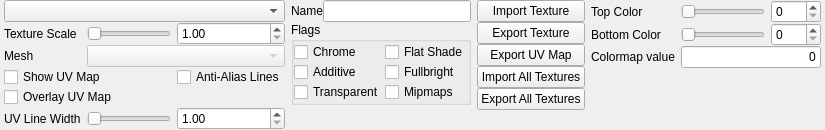
<?xml version="1.0" encoding="UTF-8"?>
<ui version="4.0">
 <class>studiomodel::TexturesPanel</class>
 <widget class="QWidget" name="studiomodel::TexturesPanel">
  <property name="geometry">
   <rect>
    <x>0</x>
    <y>0</y>
    <width>679</width>
    <height>120</height>
   </rect>
  </property>
  <property name="windowTitle">
   <string>Form</string>
  </property>
  <layout class="QHBoxLayout" name="horizontalLayout_2">
   <property name="sizeConstraint">
    <enum>QLayout::SetFixedSize</enum>
   </property>
   <property name="leftMargin">
    <number>4</number>
   </property>
   <property name="topMargin">
    <number>0</number>
   </property>
   <property name="rightMargin">
    <number>4</number>
   </property>
   <property name="bottomMargin">
    <number>0</number>
   </property>
   <item>
    <layout class="QGridLayout" name="gridLayout_4">
     <property name="rightMargin">
      <number>0</number>
     </property>
     <property name="verticalSpacing">
      <number>0</number>
     </property>
     <item row="3" column="0">
      <widget class="QLabel" name="label_7">
       <property name="text">
        <string>Mesh</string>
       </property>
      </widget>
     </item>
     <item row="1" column="0">
      <widget class="QLabel" name="label">
       <property name="text">
        <string>Texture Scale</string>
       </property>
      </widget>
     </item>
     <item row="3" column="1" colspan="2">
      <widget class="QComboBox" name="Meshes">
       <property name="enabled">
        <bool>false</bool>
       </property>
       <property name="sizePolicy">
        <sizepolicy hsizetype="Preferred" vsizetype="Fixed">
         <horstretch>0</horstretch>
         <verstretch>0</verstretch>
        </sizepolicy>
       </property>
       <property name="minimumSize">
        <size>
         <width>100</width>
         <height>0</height>
        </size>
       </property>
       <property name="maximumSize">
        <size>
         <width>16777215</width>
         <height>16777215</height>
        </size>
       </property>
      </widget>
     </item>
     <item row="8" column="0" colspan="3">
      <spacer name="verticalSpacer">
       <property name="orientation">
        <enum>Qt::Vertical</enum>
       </property>
       <property name="sizeHint" stdset="0">
        <size>
         <width>20</width>
         <height>0</height>
        </size>
       </property>
      </spacer>
     </item>
     <item row="0" column="0" colspan="3">
      <widget class="QComboBox" name="Textures">
       <property name="sizePolicy">
        <sizepolicy hsizetype="Preferred" vsizetype="Fixed">
         <horstretch>0</horstretch>
         <verstretch>0</verstretch>
        </sizepolicy>
       </property>
       <property name="minimumSize">
        <size>
         <width>100</width>
         <height>0</height>
        </size>
       </property>
       <property name="maximumSize">
        <size>
         <width>16777215</width>
         <height>16777215</height>
        </size>
       </property>
      </widget>
     </item>
     <item row="1" column="1">
      <widget class="QSlider" name="ScaleTextureViewSlider">
       <property name="sizePolicy">
        <sizepolicy hsizetype="Preferred" vsizetype="Fixed">
         <horstretch>0</horstretch>
         <verstretch>0</verstretch>
        </sizepolicy>
       </property>
       <property name="minimumSize">
        <size>
         <width>0</width>
         <height>0</height>
        </size>
       </property>
       <property name="maximumSize">
        <size>
         <width>16777215</width>
         <height>16777215</height>
        </size>
       </property>
       <property name="minimum">
        <number>1</number>
       </property>
       <property name="maximum">
        <number>20</number>
       </property>
       <property name="orientation">
        <enum>Qt::Horizontal</enum>
       </property>
      </widget>
     </item>
     <item row="1" column="2">
      <widget class="QDoubleSpinBox" name="ScaleTextureViewSpinner">
       <property name="minimum">
        <double>1.000000000000000</double>
       </property>
       <property name="maximum">
        <double>20.000000000000000</double>
       </property>
      </widget>
     </item>
     <item row="4" column="2">
      <widget class="QCheckBox" name="AntiAliasLines">
       <property name="text">
        <string>Anti-Alias Lines</string>
       </property>
      </widget>
     </item>
     <item row="4" column="0" colspan="2">
      <widget class="QCheckBox" name="ShowUVMap">
       <property name="text">
        <string>Show UV Map</string>
       </property>
      </widget>
     </item>
     <item row="5" column="0" colspan="2">
      <widget class="QCheckBox" name="OverlayUVMap">
       <property name="text">
        <string>Overlay UV Map</string>
       </property>
      </widget>
     </item>
     <item row="6" column="0">
      <widget class="QLabel" name="label_2">
       <property name="text">
        <string>UV Line Width</string>
       </property>
      </widget>
     </item>
     <item row="6" column="1">
      <widget class="QSlider" name="UVLineWidthSlider">
       <property name="minimum">
        <number>1</number>
       </property>
       <property name="maximum">
        <number>20</number>
       </property>
       <property name="orientation">
        <enum>Qt::Horizontal</enum>
       </property>
      </widget>
     </item>
     <item row="6" column="2">
      <widget class="QDoubleSpinBox" name="UVLineWidthSpinner">
       <property name="minimum">
        <double>1.000000000000000</double>
       </property>
       <property name="maximum">
        <double>10.000000000000000</double>
       </property>
      </widget>
     </item>
    </layout>
   </item>
   <item>
    <layout class="QGridLayout" name="gridLayout_3">
     <property name="verticalSpacing">
      <number>0</number>
     </property>
     <item row="0" column="0" colspan="2">
      <layout class="QHBoxLayout" name="horizontalLayout">
       <property name="topMargin">
        <number>0</number>
       </property>
       <item>
        <widget class="QLabel" name="label_9">
         <property name="sizePolicy">
          <sizepolicy hsizetype="Fixed" vsizetype="Preferred">
           <horstretch>0</horstretch>
           <verstretch>0</verstretch>
          </sizepolicy>
         </property>
         <property name="text">
          <string>Name</string>
         </property>
        </widget>
       </item>
       <item>
        <widget class="QLineEdit" name="TextureName">
         <property name="sizePolicy">
          <sizepolicy hsizetype="Preferred" vsizetype="Fixed">
           <horstretch>0</horstretch>
           <verstretch>0</verstretch>
          </sizepolicy>
         </property>
         <property name="minimumSize">
          <size>
           <width>100</width>
           <height>0</height>
          </size>
         </property>
         <property name="maximumSize">
          <size>
           <width>16777215</width>
           <height>16777215</height>
          </size>
         </property>
        </widget>
       </item>
      </layout>
     </item>
     <item row="1" column="0" colspan="2">
      <widget class="QGroupBox" name="groupBox_2">
       <property name="title">
        <string>Flags</string>
       </property>
       <property name="flat">
        <bool>true</bool>
       </property>
       <layout class="QGridLayout" name="gridLayout_2">
        <property name="leftMargin">
         <number>0</number>
        </property>
        <property name="topMargin">
         <number>0</number>
        </property>
        <property name="rightMargin">
         <number>0</number>
        </property>
        <property name="bottomMargin">
         <number>0</number>
        </property>
        <property name="spacing">
         <number>0</number>
        </property>
        <item row="2" column="0">
         <widget class="QCheckBox" name="Transparent">
          <property name="text">
           <string>Transparent</string>
          </property>
         </widget>
        </item>
        <item row="0" column="0">
         <widget class="QCheckBox" name="Chrome">
          <property name="text">
           <string>Chrome</string>
          </property>
         </widget>
        </item>
        <item row="1" column="0">
         <widget class="QCheckBox" name="Additive">
          <property name="text">
           <string>Additive</string>
          </property>
         </widget>
        </item>
        <item row="0" column="1">
         <widget class="QCheckBox" name="FlatShade">
          <property name="text">
           <string>Flat Shade</string>
          </property>
         </widget>
        </item>
        <item row="1" column="1">
         <widget class="QCheckBox" name="Fullbright">
          <property name="text">
           <string>Fullbright</string>
          </property>
         </widget>
        </item>
        <item row="2" column="1">
         <widget class="QCheckBox" name="Mipmaps">
          <property name="text">
           <string>Mipmaps</string>
          </property>
         </widget>
        </item>
       </layout>
      </widget>
     </item>
     <item row="2" column="0" colspan="2">
      <spacer name="verticalSpacer_2">
       <property name="orientation">
        <enum>Qt::Vertical</enum>
       </property>
       <property name="sizeHint" stdset="0">
        <size>
         <width>20</width>
         <height>0</height>
        </size>
       </property>
      </spacer>
     </item>
    </layout>
   </item>
   <item>
    <layout class="QVBoxLayout" name="verticalLayout_2">
     <property name="spacing">
      <number>0</number>
     </property>
     <item>
      <widget class="QPushButton" name="ImportTexture">
       <property name="text">
        <string>Import Texture</string>
       </property>
      </widget>
     </item>
     <item>
      <widget class="QPushButton" name="ExportTexture">
       <property name="text">
        <string>Export Texture</string>
       </property>
      </widget>
     </item>
     <item>
      <widget class="QPushButton" name="ExportUVMap">
       <property name="text">
        <string>Export UV Map</string>
       </property>
      </widget>
     </item>
     <item>
      <widget class="QPushButton" name="ImportAllTextures">
       <property name="text">
        <string>Import All Textures</string>
       </property>
      </widget>
     </item>
     <item>
      <widget class="QPushButton" name="ExportAllTextures">
       <property name="text">
        <string>Export All Textures</string>
       </property>
      </widget>
     </item>
     <item>
      <spacer name="verticalSpacer_6">
       <property name="orientation">
        <enum>Qt::Vertical</enum>
       </property>
       <property name="sizeHint" stdset="0">
        <size>
         <width>20</width>
         <height>0</height>
        </size>
       </property>
      </spacer>
     </item>
    </layout>
   </item>
   <item>
    <layout class="QGridLayout" name="gridLayout_5">
     <property name="verticalSpacing">
      <number>0</number>
     </property>
     <item row="0" column="0">
      <widget class="QLabel" name="label_3">
       <property name="sizePolicy">
        <sizepolicy hsizetype="Fixed" vsizetype="Preferred">
         <horstretch>0</horstretch>
         <verstretch>0</verstretch>
        </sizepolicy>
       </property>
       <property name="text">
        <string>Top Color</string>
       </property>
      </widget>
     </item>
     <item row="1" column="0">
      <widget class="QLabel" name="label_4">
       <property name="sizePolicy">
        <sizepolicy hsizetype="Fixed" vsizetype="Preferred">
         <horstretch>0</horstretch>
         <verstretch>0</verstretch>
        </sizepolicy>
       </property>
       <property name="text">
        <string>Bottom Color</string>
       </property>
      </widget>
     </item>
     <item row="1" column="2">
      <widget class="QSpinBox" name="BottomColorSpinner">
       <property name="sizePolicy">
        <sizepolicy hsizetype="Fixed" vsizetype="Fixed">
         <horstretch>0</horstretch>
         <verstretch>0</verstretch>
        </sizepolicy>
       </property>
       <property name="minimumSize">
        <size>
         <width>50</width>
         <height>0</height>
        </size>
       </property>
       <property name="maximumSize">
        <size>
         <width>50</width>
         <height>16777215</height>
        </size>
       </property>
       <property name="maximum">
        <number>255</number>
       </property>
      </widget>
     </item>
     <item row="3" column="0" colspan="3">
      <spacer name="verticalSpacer_7">
       <property name="orientation">
        <enum>Qt::Vertical</enum>
       </property>
       <property name="sizeHint" stdset="0">
        <size>
         <width>20</width>
         <height>0</height>
        </size>
       </property>
      </spacer>
     </item>
     <item row="0" column="2">
      <widget class="QSpinBox" name="TopColorSpinner">
       <property name="sizePolicy">
        <sizepolicy hsizetype="Fixed" vsizetype="Fixed">
         <horstretch>0</horstretch>
         <verstretch>0</verstretch>
        </sizepolicy>
       </property>
       <property name="minimumSize">
        <size>
         <width>50</width>
         <height>0</height>
        </size>
       </property>
       <property name="maximumSize">
        <size>
         <width>50</width>
         <height>16777215</height>
        </size>
       </property>
       <property name="maximum">
        <number>255</number>
       </property>
      </widget>
     </item>
     <item row="2" column="0">
      <widget class="QLabel" name="label_5">
       <property name="sizePolicy">
        <sizepolicy hsizetype="Fixed" vsizetype="Preferred">
         <horstretch>0</horstretch>
         <verstretch>0</verstretch>
        </sizepolicy>
       </property>
       <property name="text">
        <string>Colormap value</string>
       </property>
      </widget>
     </item>
     <item row="0" column="1">
      <widget class="QSlider" name="TopColorSlider">
       <property name="sizePolicy">
        <sizepolicy hsizetype="Preferred" vsizetype="Fixed">
         <horstretch>0</horstretch>
         <verstretch>0</verstretch>
        </sizepolicy>
       </property>
       <property name="minimumSize">
        <size>
         <width>50</width>
         <height>0</height>
        </size>
       </property>
       <property name="maximumSize">
        <size>
         <width>16777215</width>
         <height>16777215</height>
        </size>
       </property>
       <property name="maximum">
        <number>255</number>
       </property>
       <property name="orientation">
        <enum>Qt::Horizontal</enum>
       </property>
      </widget>
     </item>
     <item row="1" column="1">
      <widget class="QSlider" name="BottomColorSlider">
       <property name="sizePolicy">
        <sizepolicy hsizetype="Preferred" vsizetype="Fixed">
         <horstretch>0</horstretch>
         <verstretch>0</verstretch>
        </sizepolicy>
       </property>
       <property name="minimumSize">
        <size>
         <width>50</width>
         <height>0</height>
        </size>
       </property>
       <property name="maximumSize">
        <size>
         <width>16777215</width>
         <height>16777215</height>
        </size>
       </property>
       <property name="maximum">
        <number>255</number>
       </property>
       <property name="orientation">
        <enum>Qt::Horizontal</enum>
       </property>
      </widget>
     </item>
     <item row="2" column="1" colspan="2">
      <widget class="QLineEdit" name="ColormapValue">
       <property name="sizePolicy">
        <sizepolicy hsizetype="Preferred" vsizetype="Fixed">
         <horstretch>0</horstretch>
         <verstretch>0</verstretch>
        </sizepolicy>
       </property>
       <property name="text">
        <string>0</string>
       </property>
       <property name="alignment">
        <set>Qt::AlignRight|Qt::AlignTrailing|Qt::AlignVCenter</set>
       </property>
       <property name="readOnly">
        <bool>true</bool>
       </property>
      </widget>
     </item>
    </layout>
   </item>
  </layout>
 </widget>
 <resources/>
 <connections/>
</ui>
